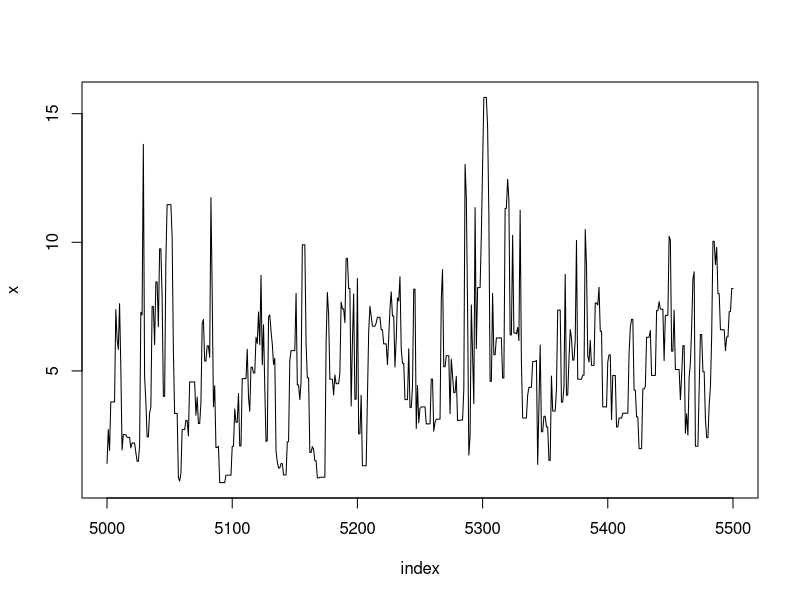
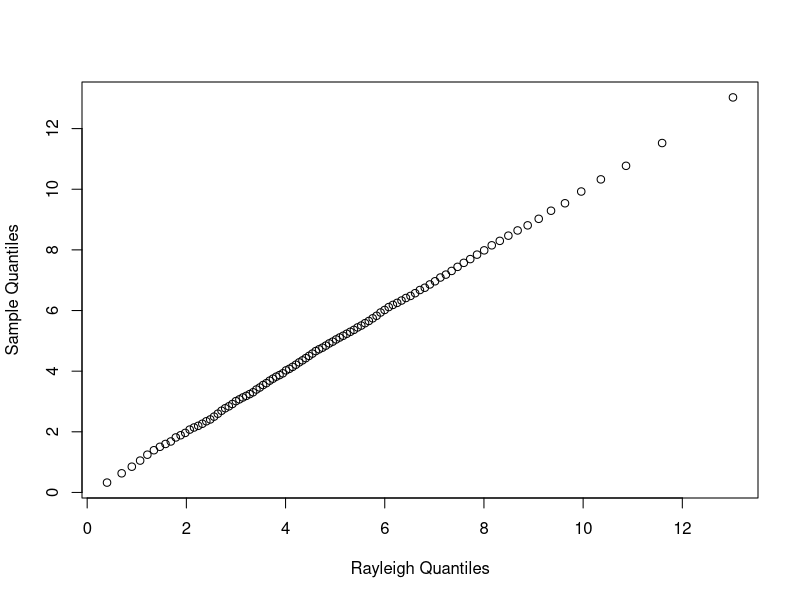
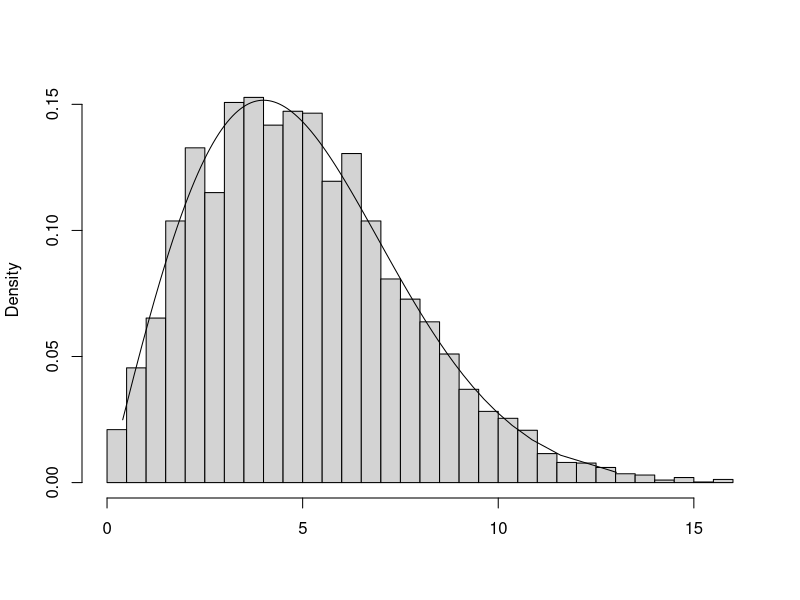
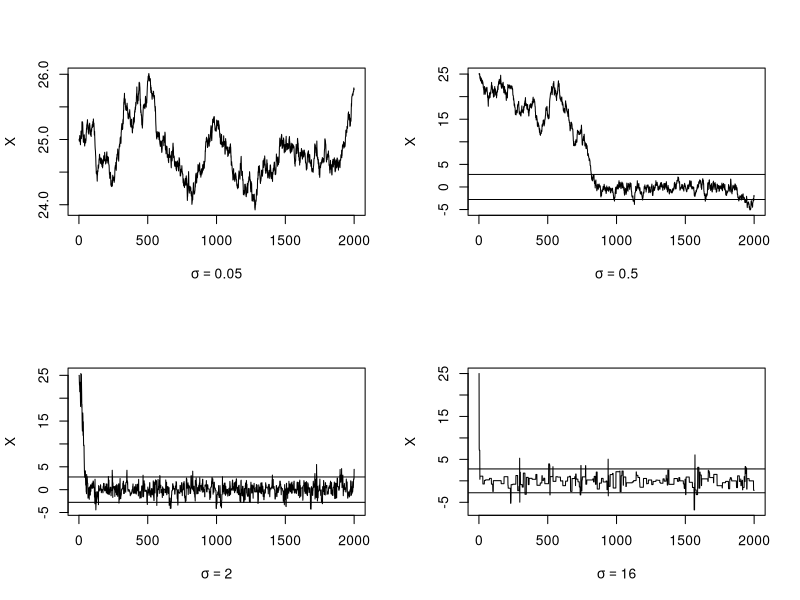
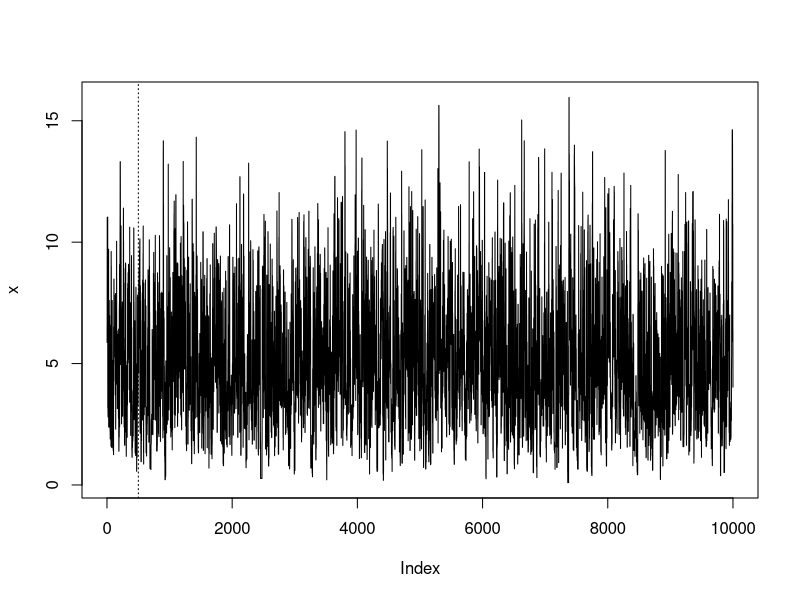
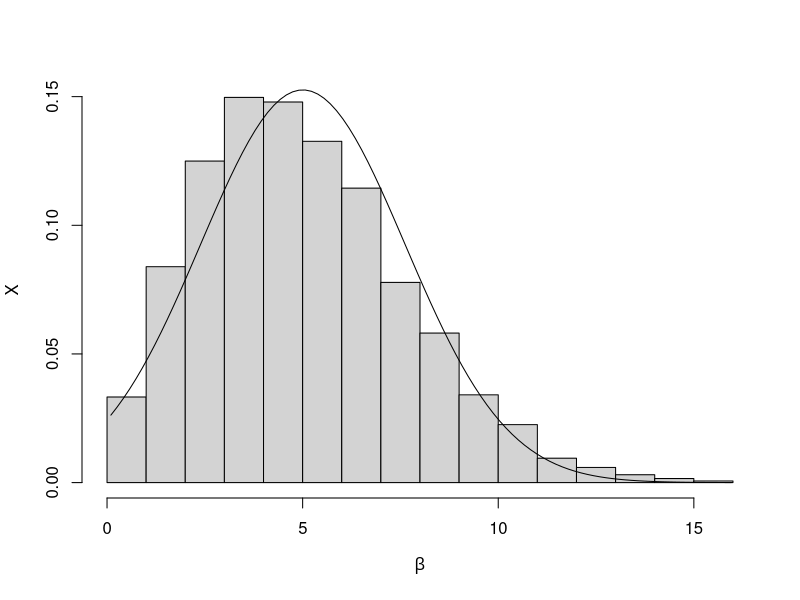
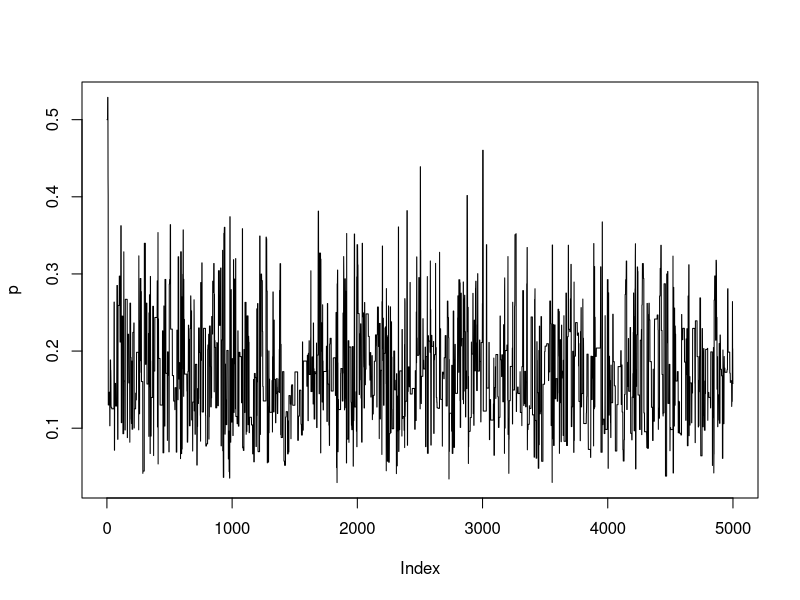
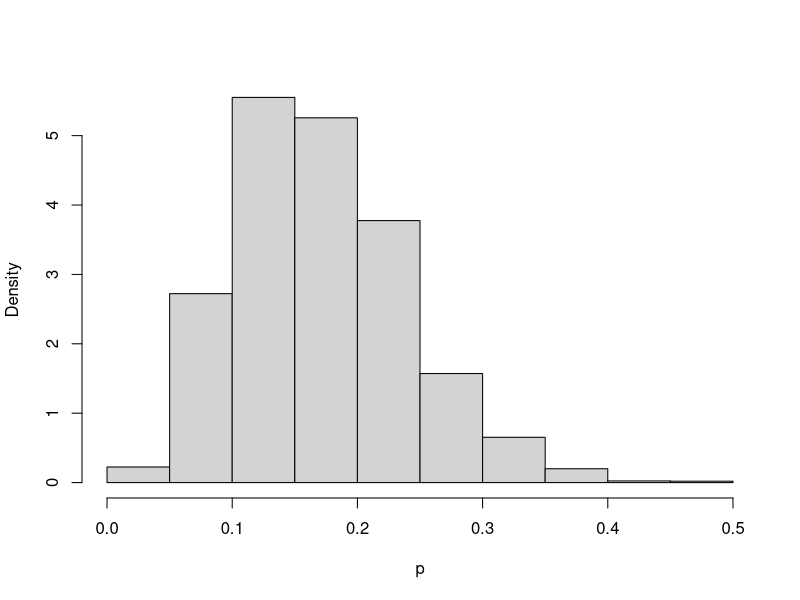

Generate these figures, in order, with R:
    #######################################################
    ###       Statistical Computing with R              ###
    ###       Maria L. Rizzo                            ###
    ###       Chapman & Hall / CRC                      ###
    ###       ISBN 9781584885450                        ###
    ###                                                 ###
    ###       R code for Chapter 9 Examples             ###
    #######################################################

### Example 9.1 (Metropolis-Hastings sampler)

    f <- function(x, sigma) {
        if (any(x < 0)) return (0)
        stopifnot(sigma > 0)
        return((x / sigma^2) * exp(-x^2 / (2*sigma^2)))
    }

    m <- 10000
    sigma <- 4
    x <- numeric(m)
    x[1] <- rchisq(1, df=1)
    k <- 0
    u <- runif(m)

    for (i in 2:m) {
        xt <- x[i-1]
        y <- rchisq(1, df = xt)
        num <- f(y, sigma) * dchisq(xt, df = y)
        den <- f(xt, sigma) * dchisq(y, df = xt)
        if (u[i] <= num/den) x[i] <- y else {
             x[i] <- xt
             k <- k+1     #y is rejected
             }
        }

    print(k)

    index <- 5000:5500
    y1 <- x[index]
    plot(index, y1, type="l", main="", ylab="x")


### Example 9.2 (Example 9.1, cont.)

    b <- 2001      #discard the burnin sample
    y <- x[b:m]
    a <- ppoints(100)
    QR <- sigma * sqrt(-2 * log(1 - a))  #quantiles of Rayleigh
    Q <- quantile(x, a)

    qqplot(QR, Q, main="",
        xlab="Rayleigh Quantiles", ylab="Sample Quantiles")

    hist(y, breaks="scott", main="", xlab="", freq=FALSE)
    lines(QR, f(QR, 4))


### Example 9.3 (Random walk Metropolis) 

    rw.Metropolis <- function(n, sigma, x0, N) {
        x <- numeric(N)
        x[1] <- x0
        u <- runif(N)
        k <- 0
        for (i in 2:N) {
            y <- rnorm(1, x[i-1], sigma)
                if (u[i] <= (dt(y, n) / dt(x[i-1], n)))
                x[i] <- y  else {
                    x[i] <- x[i-1]
                    k <- k + 1
                }
            }
        return(list(x=x, k=k))
        }

    n <- 4  #degrees of freedom for target Student t dist.
    N <- 2000
    sigma <- c(.05, .5, 2,  16)

    x0 <- 25
    rw1 <- rw.Metropolis(n, sigma[1], x0, N)
    rw2 <- rw.Metropolis(n, sigma[2], x0, N)
    rw3 <- rw.Metropolis(n, sigma[3], x0, N)
    rw4 <- rw.Metropolis(n, sigma[4], x0, N)

    #number of candidate points rejected
    print(c(rw1$k, rw2$k, rw3$k, rw4$k))
    

### Code for Figure 9.3

    par(mfrow=c(2,2))  #display 4 graphs together
    refline <- qt(c(.025, .975), df=n)
    rw <- cbind(rw1$x, rw2$x, rw3$x,  rw4$x)
    for (j in 1:4) {
        plot(rw[,j], type="l",
             xlab=bquote(sigma == .(round(sigma[j],3))),
             ylab="X", ylim=range(rw[,j]))
        abline(h=refline)
    }
    par(mfrow=c(1,1)) #reset to default


### Example 9.4 (Example 9.3, cont.)

    a <- c(.05, seq(.1, .9, .1), .95)
    Q <- qt(a, n)
    rw <- cbind(rw1$x, rw2$x, rw3$x, rw4$x)
    mc <- rw[501:N, ]
    Qrw <- apply(mc, 2, function(x) quantile(x, a))
    print(round(cbind(Q, Qrw), 3))
    xtable::xtable(round(cbind(Q, Qrw), 3)) #latex format

### Code for Figures 9.4(a) and 9.4(b)

    plot(x, type="l")
    abline(h=b, v=501, lty=3)
    xb <- x[- (1:501)]
    hist(xb, prob=TRUE, xlab=bquote(beta), ylab="X", main="")
    z <- seq(min(xb), max(xb), length=100)
    lines(z, dnorm(z, mean(xb), sd(xb)))


### Example 9.5 (Bayesian inference: A simple investment model)

    b <- .2          #actual value of beta
    w <- .25         #width of the uniform support set
    m <- 5000        #length of the chain
    burn <- 1000     #burn-in time
    days <- 250
    x <- numeric(m)  #the chain

    # generate the observed frequencies of winners
    i <- sample(1:5, size=days, replace=TRUE,
            prob=c(1, 1-b, 1-2*b, 2*b, b))
    win <- tabulate(i)
    print(win)

    prob <- function(y, win) {
        # computes (without the constant) the target density
        if (y < 0 || y >= 0.5)
            return (0)
        return((1/3)^win[1] *
            ((1-y)/3)^win[2] * ((1-2*y)/3)^win[3] *
                ((2*y)/3)^win[4] * (y/3)^win[5])
    }

    u <- runif(m)         #for accept/reject step
    v <- runif(m, -w, w)  #proposal distribution
    x[1] <- .25
    for (i in 2:m) {
        y <- x[i-1] + v[i]
        if (u[i] <= prob(y, win) / prob(x[i-1], win))
            x[i] <- y  else
                x[i] <- x[i-1]
    }

    print(win)
    print(round(win/days, 3))
    print(round(c(1, 1-b, 1-2*b, 2*b, b)/3, 3))
    xb <- x[(burn+1):m]
    print(mean(xb))
    

### Example 9.6 (Independence sampler)

    m <- 5000 #length of chain
    xt <- numeric(m)
    a <- 1             #parameter of Beta(a,b) proposal dist.
    b <- 1             #parameter of Beta(a,b) proposal dist.
    p <- .2            #mixing parameter
    n <- 30            #sample size
    mu <- c(0, 5)      #parameters of the normal densities
    sigma <- c(1, 1)

    # generate the observed sample
    i <- sample(1:2, size=n, replace=TRUE, prob=c(p, 1-p))
    x <- rnorm(n, mu[i], sigma[i])

    # generate the independence sampler chain
    u <- runif(m)
    y <- rbeta(m, a, b)      #proposal distribution
    xt[1] <- .5

    for (i in 2:m) {
        fy <- y[i] * dnorm(x, mu[1], sigma[1]) +
                (1-y[i]) * dnorm(x, mu[2], sigma[2])
        fx <- xt[i-1] * dnorm(x, mu[1], sigma[1]) +
                (1-xt[i-1]) * dnorm(x, mu[2], sigma[2])

        r <- prod(fy / fx) *
               (xt[i-1]^(a-1) * (1-xt[i-1])^(b-1)) /
                 (y[i]^(a-1) * (1-y[i])^(b-1))

        if (u[i] <= r) xt[i] <- y[i] else
            xt[i] <- xt[i-1]
        }

    plot(xt, type="l", ylab="p")
    hist(xt[101:m], main="", xlab="p", prob=TRUE)
    print(mean(xt[101:m]))
    

### Example 9.7 (Gibbs sampler: Bivariate distribution)

    #initialize constants and parameters
    N <- 5000               #length of chain
    burn <- 1000            #burn-in length
    X <- matrix(0, N, 2)    #the chain, a bivariate sample

    rho <- -.75             #correlation
    mu1 <- 0
    mu2 <- 2
    sigma1 <- 1
    sigma2 <- .5
    s1 <- sqrt(1-rho^2)*sigma1
    s2 <- sqrt(1-rho^2)*sigma2

    ###### generate the chain #####

    X[1, ] <- c(mu1, mu2)            #initialize

    for (i in 2:N) {
        x2 <- X[i-1, 2]
        m1 <- mu1 + rho * (x2 - mu2) * sigma1/sigma2
        X[i, 1] <- rnorm(1, m1, s1)
        x1 <- X[i, 1]
        m2 <- mu2 + rho * (x1 - mu1) * sigma2/sigma1
        X[i, 2] <- rnorm(1, m2, s2)
    }

    b <- burn + 1
    x <- X[b:N, ]

    # compare sample statistics to parameters
    colMeans(x)
    cov(x)
    cor(x)

    plot(x, main="", cex=.5, xlab=bquote(X[1]),
         ylab=bquote(X[2]), ylim=range(x[,2]))
         
### Example 9.8 (Gelman-Rubin method of monitoring convergence)

    Gelman.Rubin <- function(psi) {
        # psi[i,j] is the statistic psi(X[i,1:j])
        # for chain in i-th row of X
        psi <- as.matrix(psi)
        n <- ncol(psi)
        k <- nrow(psi)

        psi.means <- rowMeans(psi)     #row means
        B <- n * var(psi.means)        #between variance est.
        psi.w <- apply(psi, 1, "var")  #within variances
        W <- mean(psi.w)               #within est.
        v.hat <- W*(n-1)/n + (B/n)     #upper variance est.
        r.hat <- v.hat / W             #G-R statistic
        return(r.hat)
        }

    normal.chain <- function(sigma, N, X1) {
        #generates a Metropolis chain for Normal(0,1)
        #with Normal(X[t], sigma) proposal distribution
        #and starting value X1
        x <- rep(0, N)
        x[1] <- X1
        u <- runif(N)

        for (i in 2:N) {
            xt <- x[i-1]
            y <- rnorm(1, xt, sigma)     #candidate point
            r1 <- dnorm(y, 0, 1) * dnorm(xt, y, sigma)
            r2 <- dnorm(xt, 0, 1) * dnorm(y, xt, sigma)
            r <- r1 / r2
            if (u[i] <= r) x[i] <- y else
                 x[i] <- xt
            }
        return(x)
        }

    sigma <- .2     #parameter of proposal distribution
    k <- 4          #number of chains to generate
    n <- 15000      #length of chains
    b <- 1000       #burn-in length

    #choose overdispersed initial values
    x0 <- c(-10, -5, 5, 10)

    #generate the chains
    X <- matrix(0, nrow=k, ncol=n)
    for (i in 1:k)
        X[i, ] <- normal.chain(sigma, n, x0[i])

    #compute diagnostic statistics
    psi <- t(apply(X, 1, cumsum))
    for (i in 1:nrow(psi))
        psi[i,] <- psi[i,] / (1:ncol(psi))
    print(Gelman.Rubin(psi))

    #plot psi for the four chains
    par(mfrow=c(2,2))
    for (i in 1:k)
        plot(psi[i, (b+1):n], type="l",
            xlab=i, ylab=bquote(psi))
    par(mfrow=c(1,1)) #restore default

    #plot the sequence of R-hat statistics
    rhat <- rep(0, n)
    for (j in (b+1):n)
        rhat[j] <- Gelman.Rubin(psi[,1:j])
    plot(rhat[(b+1):n], type="l", xlab="", ylab="R")
    abline(h=1.1, lty=2)


### Example 9.9 (Coal mining disasters)

    library(boot)     #for coal data
    data(coal)
    year <- floor(coal)
    y <- table(year)
    plot(y)  #a time plot

    y <- floor(coal[[1]])
    y <- tabulate(y)
    y <- y[1851:length(y)]

    # Gibbs sampler for the coal mining change point

    # initialization
    n <- length(y)    #length of the data
    m <- 1000         #length of the chain
    mu <- lambda <- k <- numeric(m)
    L <- numeric(n)
    k[1] <- sample(1:n, 1)
    mu[1] <- 1
    lambda[1] <- 1
    b1 <- 1
    b2 <- 1

    # run the Gibbs sampler
    for (i in 2:m) {
        kt <- k[i-1]

        #generate mu
        r <- .5 + sum(y[1:kt])
        mu[i] <- rgamma(1, shape = r, rate = kt + b1)

        #generate lambda
        if (kt + 1 > n) r <- .5 + sum(y) else
            r <- .5 + sum(y[(kt+1):n])
        lambda[i] <- rgamma(1, shape = r, rate = n - kt + b2)

        #generate b1 and b2
        b1 <- rgamma(1, shape = .5, rate = mu[i]+1)
        b2 <- rgamma(1, shape = .5, rate = lambda[i]+1)

        for (j in 1:n) {
            L[j] <- exp((lambda[i] - mu[i]) * j) *
                          (mu[i] / lambda[i])^sum(y[1:j])
            }
        L <- L / sum(L)

        #generate k from discrete distribution L on 1:n
        k[i] <- sample(1:n, prob=L, size=1)
    }

    b <- 201
    j <- k[b:m]
    print(mean(k[b:m]))
    print(mean(lambda[b:m]))
    print(mean(mu[b:m]))


### Code for Figure 9.11

    # plots of the chains for Gibbs sampler output

    par(mfcol=c(3,1), ask=TRUE)
    plot(mu, type="l", ylab="mu")
    plot(lambda, type="l", ylab="lambda")
    plot(k, type="l", ylab="change point = k")


### Code for Figure 9.12

    # histograms from the Gibbs sampler output

    par(mfrow=c(2,3))
    labelk <- "changepoint"
    label1 <- paste("mu", round(mean(mu[b:m]), 1))
    label2 <- paste("lambda", round(mean(lambda[b:m]), 1))

    hist(mu[b:m], main="", xlab=label1,
         breaks = "scott", prob=TRUE) #mu posterior
    hist(lambda[b:m], main="", xlab=label2,
         breaks = "scott", prob=TRUE) #lambda posterior
    hist(j, breaks=min(j):max(j), prob=TRUE, main="",
        xlab = labelk)
    par(mfcol=c(1,1), ask=FALSE)  #restore display
